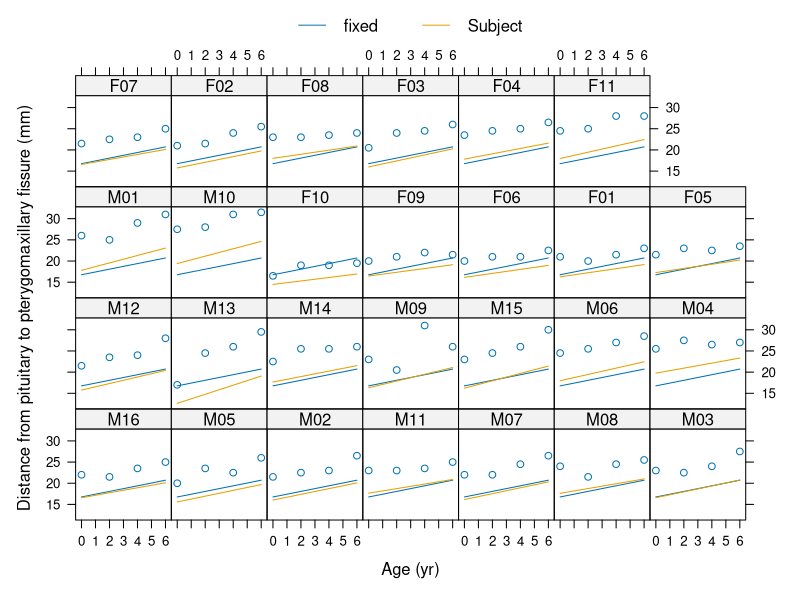
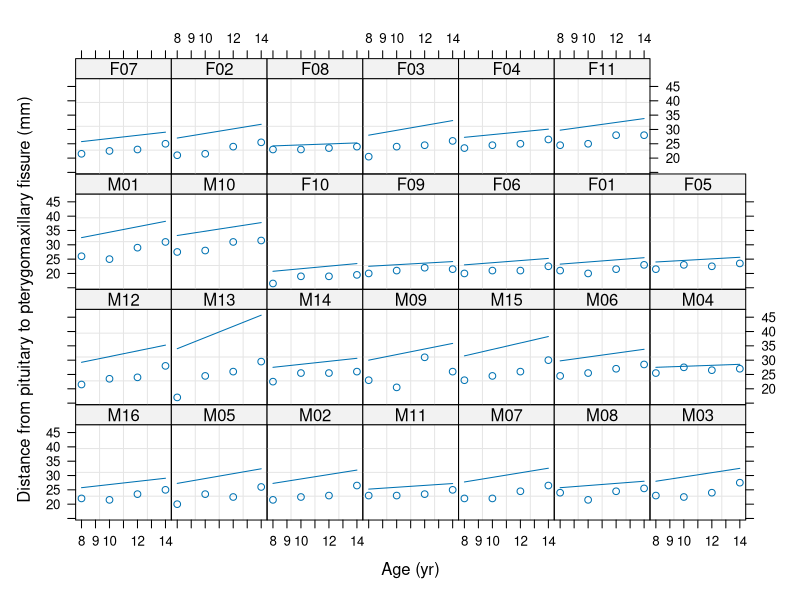

Source code (R) for these figures, in order:
# Learn two stage model for longitudinal data analysis
library(nlme)
head(Orthodont)
?Orthodont
summary(Orthodont)
Orthodont.unique <- Orthodont[match( unique(Orthodont$Subject), Orthodont$Subject),]
# For easier interpretation of the results to be shown below, we cna center the age varibale with
Orthodont$age <- Orthodont$age-min(Orthodont$age)
# In this way the model intercepts will reflect the average distance at age 8
# Mixed-Effects Model Approach
# Allowing the intercepts and slopes to (randomly) vary across subjects
# (also sometimes called a random intercepts and slopes model)
res1 <- lme(distance ~age, random=~age|Subject,data =Orthodont)
summary(res1)
# Therefore, the estimated average distance at age 8 is b0 = 22.04 mm (Std.Error SE = .420)
# For each year, the distance is estimated to increase on average by b1 = 0.66 mm (SE = .071)
# However, there is variability in the intercepts and slopes, as reflected by their estimated std(SD(b0i)=1.887 and SD(b1i)=0.226, respectively)
# Also, intercepts and slopes appear to be somewhat correlated (\rho = .21)
# Finally, residual variability remains ( reflecting deviations of the measurements from teh subject-specific regression lines)
# as given by the residual standard deviation of sigma =1.31
data.M01 = Orthodont[c(1:4),]
lm.M01= lm(distance ~age,data.M01)
summary(lm.M01)

data.M16 = Orthodont[Orthodont$Subject=="M16",]
lm.M16= lm(distance ~age,data.M16)
summary(lm.M16)

## Two-stage Approach
# Now let us use a two-stage approach to analyse these data.
# First the linear regression model is fitted to the data for each person separately (i.e., based on the four observations per individual):
# fm1 <- lmList(distance ~ age | Subject, Orthodont)
# # standardized residuals versus fitted values by gender
# plot(fm1, resid(., type = "pool") ~ fitted(.) | Sex, abline = 0, id = 0.05)
# # box-plots of residuals by Subject
# plot(fm1, Subject ~ resid(.))
# # observed versus fitted values by Subject
# plot(fm1, distance ~ fitted(.) | Subject, abline = c(0,1))
fm1 <- lme(Orthodont)
plot(augPred(fm1, level = 0:1, length.out = 2))

res.list <- lmList(distance ~ age|Subject,data=Orthodont)
# We can examine the individual profiles and fitted regression lines for each individual with
plot(augPred(res.list),grid=TRUE)

# From that object, we can extract the estimated model coefficients(intercepts and slopes) and the corresponding variance-covariance matrices with 
b = lapply(res.list,coef)  # 54 (27*2) x 1
V = lapply(res.list,vcov)  # 54 x 54

# A dummy variable including the estimate type( alternating intercept and slope) and a subject id variabel are also needed, which can be created with
estm = rep(c("intercept","slope"),length(b))
subj = rep(names(b),each=2)

# Next we create one long vector with the model coefficients and the corresponding block-diagonal variance covariance matrix with ( the metafor package needs to be loded for the bldiag() function):
library(metafor)
b <- unlist(b) # flatten lists
V <- bldiag(V) # construct block diagonal matrix
# Finally we conduct a multivariate meta-analysis with the model coefficients (since we have two correlated coefficients per subject). 
# The V matrix contains the variance and covariances of the sampling errors.
# We also allow for heterogeneity in the true outcomes (i.e., coefficients) 
# and allow them to be correlated (by using an unstructured variance covariance matrix for the true outcomes)
# The model can be fitted with
# Meta-Analysis via multivariate 
res2 = rma.mv(b ~ estm - 1,V,random = ~estm|subj,struct = "UN") # meta-analysis via multivariate linear mixed effects models
res2

#res2.1 = rma.mv(b ~ estm,V,random = ~estm|subj,struct = "UN") # meta-analysis via multivariate linear mixed effects models
#res2.1
